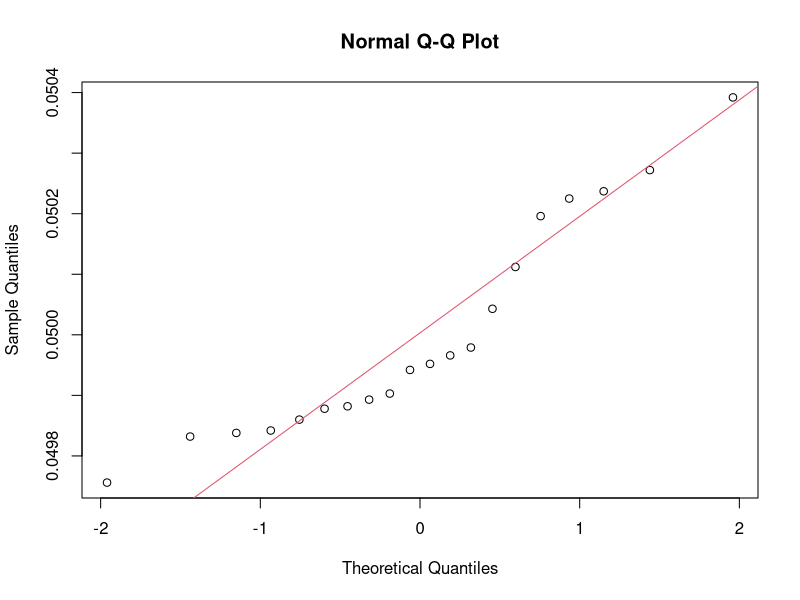
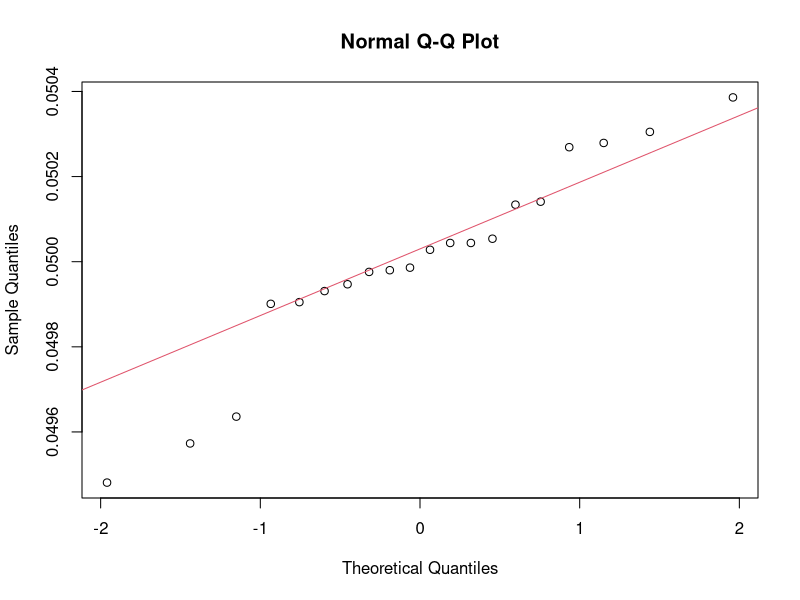
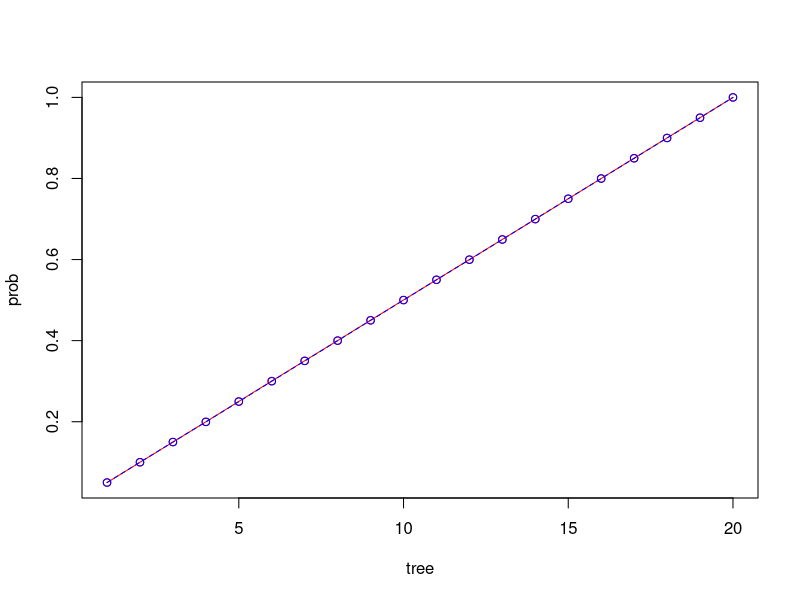

Here is the R script that generated these plots, in order:
make.qqplot <- function(tree_dist) {
	qqnorm(tree_dist)
	qqline(tree_dist, col=2)
}


dist_jd = c(49838, 50043, 49903, 49979, 50392, 50272, 49952, 49832, 50225, 49860, 49842, 49893, 49756, 49882, 50237, 50196, 49942, 50112, 49966, 49878)

dist_dj = c(50044, 50028, 49905, 49573, 49947, 50305, 50134, 49980, 50054, 49976, 50141, 49481, 49901, 50386, 50269, 49636, 50044, 49986, 49931, 50279)

make.qqplot(dist_jd/10^6)
make.qqplot(dist_dj/10^6)

n = length(dist_jd)
cum_dist_jd = mapply(function(j) { sum(dist_jd[1:j]/10^6) }, seq(1,n)  )
cum_dist_dj = mapply(function(j) { sum(dist_dj[1:j]/10^6) }, seq(1,n)  )

plot(  cum_dist_jd, type="o", col="red", ylab="prob", xlab="tree", ptype=1)
points(cum_dist_dj, lty = 2, type="o", col="blue")
